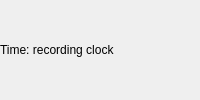
<?xml version='1.0' encoding='utf-8'?>
<ui version="4.0">
 <class>recordingContract</class>
 <widget class="QWidget" name="recordingContract">
  <layout class="QVBoxLayout" name="contractLayout">
   <item>
    <widget class="QLabel" name="contract_label">
     <property name="text">
      <string>Time: recording clock</string>
     </property>
    </widget>
   </item>
   <property name="leftMargin">
    <number>0</number>
   </property>
   <property name="topMargin">
    <number>0</number>
   </property>
   <property name="rightMargin">
    <number>0</number>
   </property>
   <property name="bottomMargin">
    <number>0</number>
   </property>
  </layout>
 </widget>
 <resources />
 <connections />
</ui>
